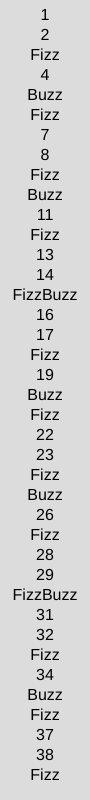
Frame 1 (no input)
Frame 60 (no input): identical to frame 1, image omitted
Frame 120 (the mouse pressed at the canvas centre since frame 60): identical to frame 1, image omitted

The p5.js sketch that drew this single still picture (run headless with seeded random() and noise() and a simulated clock; from frame 60 on, the mouse is pressed at the canvas centre):

// p5.js sketch
// ── sketch.js
var y  =20;
var val =0;
function setup() {
  createCanvas(90, 800);
  noSmooth();
  textSize(16)
  textAlign(CENTER);
}

function draw() {
  background(220);
  y = 20
  for(var x = 1; x<40;x++){
    var t = x;
    if(x%15 == 0)
      t = "FizzBuzz";
    else if(x%5 ==0)
      t = "Buzz"
    else if( x%3 == 0)
      t = "Fizz"
    
   text(t,45,y);
    y+=20;
  }
  
}
